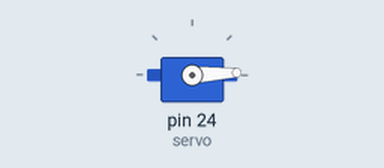
This sketch was run on a simulated Arduino Mega 2560, built with avr-gcc and run on an emulated ATmega2560. Parts: servo.

Above: at 0.05 s.
At 1.3 s:
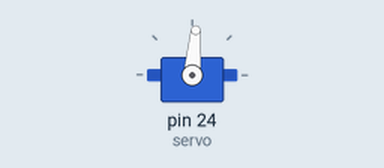
At 2.6 s:
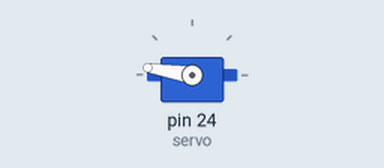
At 5.2 s:
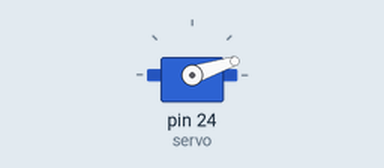
Timing chart, 0 to 7.1 s (numbered marks = the images above):
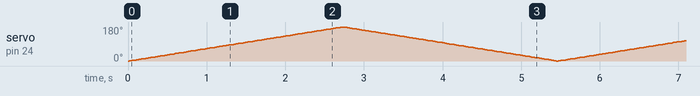

The sketch:

submotor_module.ino
```cpp
#include <Servo.h>
Servo servo;

void setup()
{
  // 24번 핀으로 500~1500us가 0~180도에 해당하도록 함
  // 500, 2500은 RC 서보 모터 모델마다 다름
  servo.attach(24, 500, 1500);
  //1000,1500 으로 변경해보기
}

void loop()
{
  int pos;

  for(pos = 0; pos <= 180; pos += 1) {
    servo.write(pos);
    delay(15);
  }

  for(pos = 180; pos>=0; pos-=1) {
    servo.write(pos);
    delay(15);
  }
}
```
